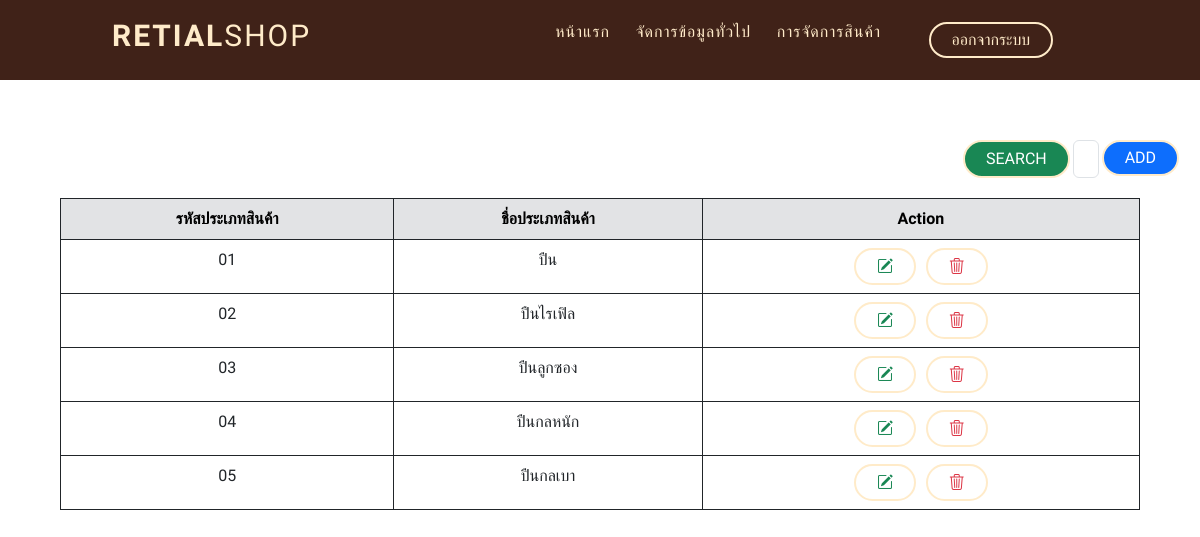
/page/procat.php, run on the app's committed database.
### tables this page shows
CREATE TABLE `product_category` (
  `Cate_id` varchar(5) NOT NULL,
  `Cate_name` varchar(50) DEFAULT NULL
);

### page/procat.php (the view, shortened to what this page needs)
<!DOCTYPE html>
<html lang="en">
<?php
include_once "../controller/procat.php";
?>
<head>
  <link href="https://cdn.jsdelivr.net/npm/bootstrap@5.3.0/dist/css/bootstrap.min.css" rel="stylesheet">
  <link rel="stylesheet" href="https://cdn.jsdelivr.net/npm/bootstrap-icons@1.10.3/font/bootstrap-icons.css">
  <link rel="stylesheet" href="../style/customer.css">
</head>
<body>
  <header>
    <div class="container">
      <div class="logo-container">
        <h3 class="logo">Retial<span>Shop</span></h3>
      </div>
      <div class="nav-btn">
        <div class="nav-links">
          <ul>
            <li class="nav-link" style="--i: .6s">
              <a href="home.php">หน้าแรก</a>
            </li>
            <li class="nav-link" style="--i: .85s">
              <a href="#">จัดการข้อมูลทั่วไป</a>
            </li>
            <li class="nav-link" style="--i: 1.1s">
              <a href="#">การจัดการสินค้า<i class="fas fa-caret-down"></i></a>
            </li>
          </ul>
        </div>
      </div>
      <div class="log-out" style="--i: 1.8s">
        <a href="login.php" class="btn transparent">ออกจากระบบ</a>
      </div>
    </div>
  </header>
  <div class="container-table">
    <div class="d-flex">
      <button class="btn btn-success" onclick="Search()">Search</button>
      <input type="text" class="form-control" id="Search" name="Search">
      <form action="<?php echo $_SERVER['PHP_SELF'] ?>" method="post">
        <div class="add">
          <button type="button" class="btn btn-primary" data-bs-toggle="modal" data-bs-target="#exampleModal" data-bs-whatever="@fat">Add</button>
        </div>
    </div>
    <table class="table  table-bordered border-dark table-hover">
      <thead class="table-secondary  table-bordered border-dark text-black">
        <tr>
          <th scope="col">รหัสประเภทสินค้า</th>
          <th scope="col">ชื่อประเภทสินค้า</th>
          <th scope="col">Action</th>
        </tr>
      </thead>
      <tbody>
        <?php
        if (isset($_GET['ID'])) {
          $Search_id = $_GET['ID'];
          $sql = "SELECT * FROM product_category WHERE Cate_id LIKE '%$Search_id%'";
        } else {
          $sql = "SELECT * FROM product_category";
        }
        $query = $conn->query($sql);
        while ($row = mysqli_fetch_array($query)) {
        ?>
          <tr>
            <td><?php echo $row['Cate_id']; ?></td>
            <td><?php echo $row['Cate_name']; ?></td>
            <td>
              <button type="button" class="btn btn-outline-success" data-bs-toggle="modal" data-bs-target="#select_<?php echo $row['Cate_id']; ?>" data-bs-whatever="@fat"><i class="bi bi-pencil-square" name="select_<?php echo $row['Cate_id']; ?>"></i></button>
              <button type="button" class="btn btn-outline-danger" name="DEL_<?php echo $row['Cate_id']; ?>" data-bs-toggle="modal" data-bs-target="#DEL_<?php echo $row['Cate_id']; ?>">
                <i class="bi bi-trash3"></i>
              </button>
            </td>
          <?php } ?>
          </tr>
      </tbody>
    </table>
  </div>
</body>
</html>

### style/customer.css (style rules this page uses)
* { margin: 0; padding: 0; box-sizing: border-box; font-family: 'K2D', sans-serif; }
ul { list-style: none; }
a { text-decoration: none; }
header { position: sticky; top: 0px; background-color: #402218; width: 100%; z-index: 1000; }
.container-table { margin-top: 60px; margin-left: 60px; margin-right: 60px; text-align: center; }
.container { max-width: 65rem; padding: 0 2rem; margin: 0 auto; display: flex; position: relative; }
.d-flex { margin-left: 900px; max-width: 500px; margin-bottom: 20px; margin-top: 30px; }
.logo-container { flex: 1; display: flex; align-items: center; }
.nav-btn { flex: 3; display: flex; }
.nav-links { flex: 2; }
.log-out { display: flex; justify-content: center; align-items: center; flex: 1; }
.logo { color: #FFEBC9; font-size: 30px; font-weight: 600; letter-spacing: 2px; text-transform: uppercase; line-height: 3rem; }
.logo span { font-weight: 300; }
.btn { display: inline-block; padding: .5rem 1.3rem; font-size: 16px; border: 2px solid #FFEBC9; border-radius: 2rem; line-height: 1; margin: 0 .2rem; transition: .3s; text-transform: uppercase; }
.btn.transparent, .btn.solid:hover { background-color: transparent; color: #FFEBC9; }
.nav-links > ul { display: flex; align-items: center; justify-content: flex-end; }
.nav-link { position: relative; }
.nav-link > a { line-height: 4rem; color: #FFEBC9; padding: 0 .8rem; letter-spacing: 1px; font-size: 16px; display: flex; align-items: center; justify-content: space-between; transition: .5s; }

### data on the page
product_category: Cate_id "01", Cate_name "ปืน"
product_category: Cate_id "02", Cate_name "ปืนไรเฟิล"
product_category: Cate_id "03", Cate_name "ปืนลูกซอง"
product_category: Cate_id "04", Cate_name "ปืนกลหนัก"
product_category: Cate_id "05", Cate_name "ปืนกลเบา"
